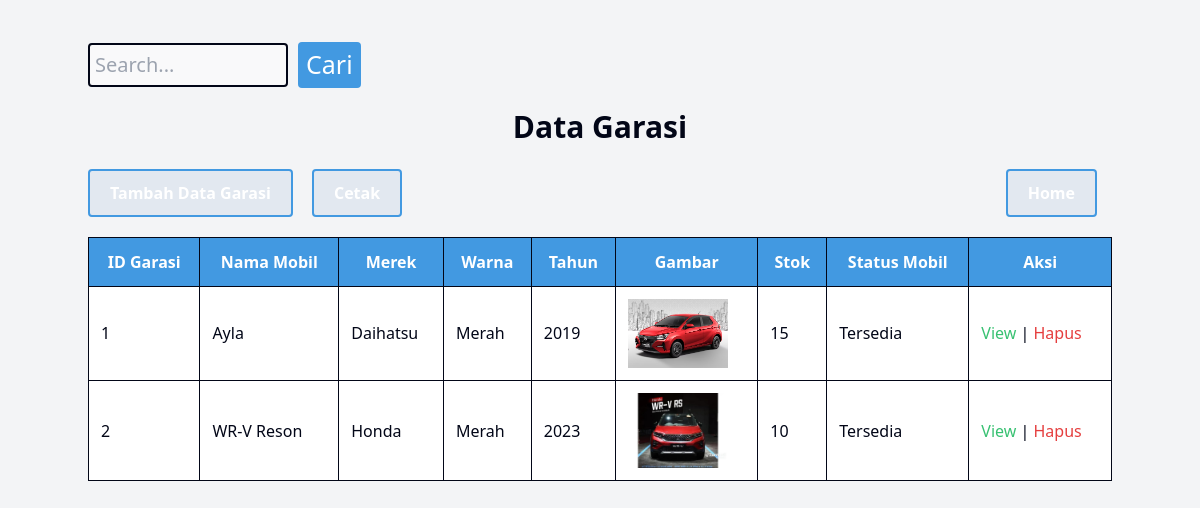
Screenshot of /rentalmobil/public/dashboard/data/dashboardgarasi.php with the database file from the repository.
### tables this page shows
CREATE TABLE `garasi` (
  `idgarasi` int(11) NOT NULL,
  `kendaraan_idmobil` int(11) DEFAULT NULL,
  `stok` tinyint(11) NOT NULL
);

CREATE TABLE `kendaraan` (
  `idmobil` int(11) NOT NULL,
  `nama_mobil` varchar(100) DEFAULT NULL,
  `merek` varchar(100) DEFAULT NULL,
  `warna` varchar(500) NOT NULL,
  `tahun` int(11) DEFAULT NULL,
  `gambar_mobil` varchar(500) DEFAULT NULL,
  `harga_perhari` int(11) NOT NULL
);

### rentalmobil/public/dashboard/data/dashboardgarasi.php (the view, shortened to what this page needs)
<?php
	include_once("../../../config/koneksi.php");
?>
<!DOCTYPE html>
<html>
<head>
	<link rel="stylesheet" href="../../css/output.css">
</head>
<body class="bg-gray-100">
	<div class="container mx-auto py-8">
		<form action="dashboardgarasi.php" method="GET" class="mb-4">
           <div class="search-container">
                <input type="text" name="cari" placeholder="Search..." class="border border-gray-400 rounded-md px-2 py-1" style="font-size: 20px;">
                <input type="submit" value="Cari" class="btn bg-blue-500 text-white px-4 py-1 rounded-md" style="font-size: 25px;">
            </div>
        </form>
	<h1> Data Garasi </h1>
		<nav>
			<div>
				<a href="../../garasi/view/tambah.php" class="btn bg-blue-500 text-white">Tambah Data Garasi</a>
				<a href="../../garasi/view/cetak.php" target="_blank" class="btn bg-blue-500 text-white">Cetak</a>
			</div>
            <div>
                <a href="../dashboard.php" class="btn bg-blue-500 text-white">Home</a>
            </div>
        </nav>
	<table border="1">
			<?php
				if (isset($_GET['cari'])) {
					$cari = $_GET['cari'];
					$ambildata = mysqli_query($kon, "SELECT garasi.idgarasi, kendaraan.nama_mobil, kendaraan.merek, kendaraan.warna,  kendaraan.tahun, kendaraan.gambar_mobil AS gambar, garasi.stok
                                                    FROM kendaraan
                                                    INNER JOIN garasi
                                                    ON kendaraan.idmobil = garasi.kendaraan_idmobil
                                                    WHERE garasi.idgarasi LIKE '%" . $cari . "%' OR kendaraan.nama_mobil LIKE '%" . $cari . "%' OR kendaraan.merek LIKE '%" . $cari . "%' OR kendaraan.warna LIKE '%" . $cari . "%' OR garasi.stok LIKE '%" . $cari . "%'");
				} else {
					$ambildata = mysqli_query($kon, "SELECT garasi.idgarasi, kendaraan.nama_mobil, kendaraan.merek, kendaraan.warna,  kendaraan.tahun, kendaraan.gambar_mobil AS gambar, garasi.stok
                                                    FROM kendaraan
                                                    INNER JOIN garasi
                                                    ON kendaraan.idmobil = garasi.kendaraan_idmobil
                                                    ORDER BY garasi.idgarasi ASC");
				}
			?>
		<tr>
			<th class="border border-gray-400 px-4 py-2 text-center"> ID Garasi </th>
            <th class="border border-gray-400 px-4 py-2 text-center"> Nama Mobil</th>
            <th class="border border-gray-400 px-4 py-2 text-center"> Merek </th>
            <th class="border border-gray-400 px-4 py-2 text-center"> Warna </th>
            <th class="border border-gray-400 px-4 py-2 text-center"> Tahun </th>
            <th class="border border-gray-400 px-4 py-2 text-center"> Gambar </th>
			<th class="border border-gray-400 px-4 py-2 text-center"> Stok  </th>
            <th class="border border-gray-400 px-4 py-2 text-center"> Status Mobil  </th>
			<th class="border border-gray-400 px-4 py-2 text-center"> Aksi </th>
		</tr>
		<tbody>
		<?php
			while ($userAmbilData = mysqli_fetch_array($ambildata)) {
				echo "<tr>";
					echo "<td class='border border-gray-400 px-4 py-2'>" . $idgarasi = $userAmbilData['idgarasi'] . "</td>";
                    echo "<td class='border border-gray-400 px-4 py-2'>" . $nama_mobil = $userAmbilData['nama_mobil'] . "</td>";
                    echo "<td class='border border-gray-400 px-4 py-2'>" . $merek = $userAmbilData['merek'] . "</td>";
                    echo "<td class='border border-gray-400 px-4 py-2'>" . $warna = $userAmbilData['warna'] . "</td>";
                    echo "<td class='border border-gray-400 px-4 py-2'>" . $tahun = $userAmbilData['tahun'] . "</td>";
                    echo "<td class='border border-gray-400 px-4 py-2'><img src='../../kendaraan/aset/" . $userAmbilData['gambar'] . "' width='100'></td>";
					$stok = $userAmbilData['stok'];
					echo "<td class='border border-gray-400 px-4 py-2'>" . $stok . "</td>";
					$statusMobil = $stok > 0 ? "Tersedia" : "Kosong";
					echo "<td class='border border-gray-400 px-4 py-2'>" . $statusMobil . "</td>";
					echo "<td class='border border-gray-400 px-4 py-2'>
							<a href='../../garasi/View/view.php?idgarasi=" . $userAmbilData['idgarasi'] . "' class='btn btn-view'> View </a> |
							<a href='../../garasi/Controller/garasihapus.php?idgarasi=" . $userAmbilData['idgarasi'] ."' class='btn btn-hapus'> Hapus </a>
						</td>";
				echo "</tr>";
			}
		?>
		</tbody>
	</table>
	</div>
</body>
</html>

### rentalmobil/public/dashboard/data/dashboardgarasi.php (style rules this page uses)
h1 { text-align: center; color: #020617; font-weight: bold; margin-bottom: 20px; font-size: 30px; }
nav { display: flex; justify-content: space-between; align-items: center; margin-bottom: 10px; }
nav a { padding: 10px 20px; margin-right: 15px; color: #1a365d; font-weight: bold; text-decoration: none; display: inline-block; background-color: #e2e8f0; border: 2px solid #4299e1; border-radius: 4px; }
table { border-collapse: collapse; width: 100%; margin-top: 20px; }
th, td { border: 3px solid #020617; padding: 12px; text-align: left; color: #020617; background-color: #fff; }
th:first-child { color: #fff; }
th { font-weight: bold; background-color: #4299e1; }
td { font-size: 16px; }
th:first-child, th:nth-child(2), th:nth-child(3), th:nth-child(4), th:nth-child(5), th:nth-child(6), th:nth-child(7), th:nth-child(8), th:nth-child(9) { color: #fff; }
.btn-view { color: #38c172; }
.btn-hapus { color: #e53e3e; }
.search-container { display: flex; align-items: center; }
.search-container input[type=text] { width: 200px; margin-top: 10px; padding: 5px; font-size: 5px; border: 2px solid #020617; border-radius: 4px; background-color: rgba(255, 255, 255, 0.5); }
.search-container input[type=submit] { background-color: #4299e1; color: white; border: none; padding: 4px 8px; border-radius: 4px; cursor: pointer; font-size: 14px; margin-left: 10px; margin-top: 10px; }

### rows the page displays
garasi: idgarasi "1", kendaraan_idmobil.nama_mobil "Ayla", kendaraan_idmobil.merek "Daihatsu", kendaraan_idmobil.warna "Merah", kendaraan_idmobil.tahun "2019", kendaraan_idmobil.gambar_mobil (picture), stok "15", stok "Tersedia"
garasi: idgarasi "2", kendaraan_idmobil.nama_mobil "WR-V Reson", kendaraan_idmobil.merek "Honda", kendaraan_idmobil.warna "Merah", kendaraan_idmobil.tahun "2023", kendaraan_idmobil.gambar_mobil (picture), stok "10", stok "Tersedia"
